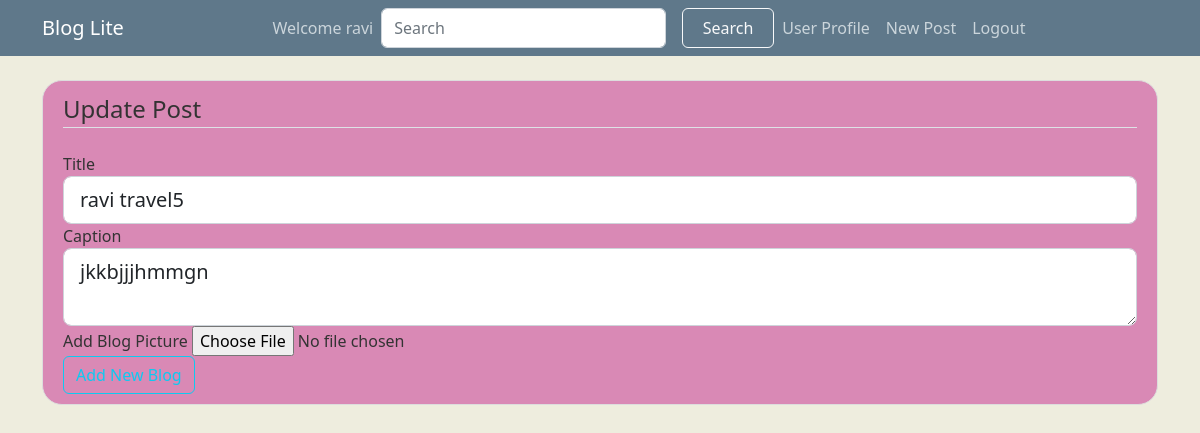
Page /post/1/update (signed in) on the earlier database version.
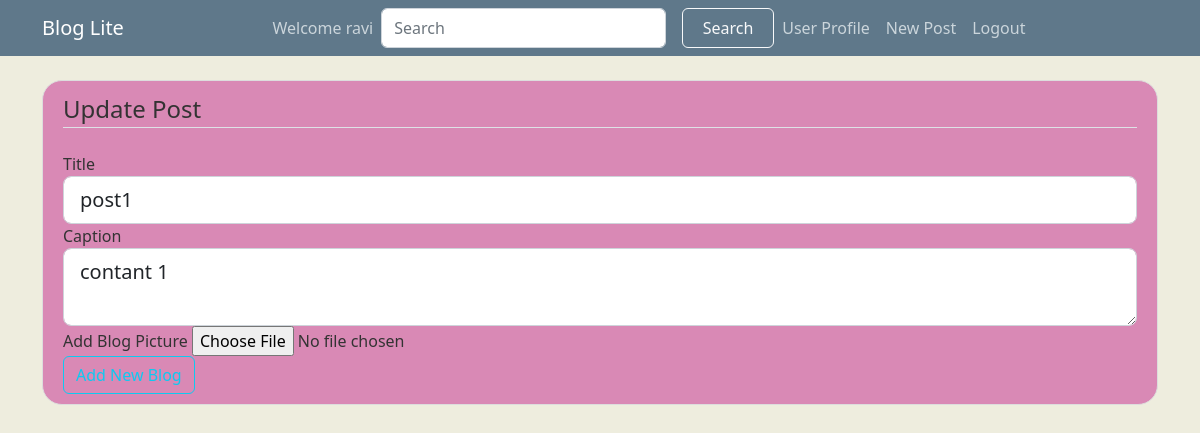
Same page on the later database version.
### flaskblog/models.py (models this page shows, shortened)
class Post(db.Model):
    id = db.Column(db.Integer, primary_key=True)
    title = db.Column(db.String(100), nullable=False)
    post_image = db.Column(db.String(20),nullable=False,default='default_post.jpg')
    date_posted = db.Column(db.DateTime, nullable=False, default=datetime.utcnow)
    content = db.Column(db.Text, nullable=False)
    user_id = db.Column(db.Integer, db.ForeignKey('user.id'), nullable=False)
    likes = db.relationship('Like',       backref='post')

### flaskblog/routes.py (the view)
@app.route("/post/<int:post_id>/update", methods=['GET', 'POST'])
@login_required
def update_post(post_id):
    post = Post.query.get_or_404(post_id)
    if post.author != current_user:
        abort(403)        # import the about() function from flask library.
    form = PostForm()
    if form.validate_on_submit():
        if form.post_image.data:
            picture_file = save_post_picture(form.post_image.data)
            post.post_image = picture_file
        post.title = form.title.data
        post.content = form.content.data
        db.session.commit()
        flash('Your post has been updated!', 'success')
        return redirect(url_for('post', post_id=post.id))
    elif request.method == 'GET':
        form.title.data = post.title
        form.content.data = post.content
        form.post_image.data = post.post_image
    return render_template('create_post.html', title='Update Post',
                           form=form, legend='Update Post')

### flaskblog/forms.py
class PostForm(FlaskForm):
    title = StringField("Title" ,   validators=[DataRequired()])
    post_image =  FileField("Add Blog Picture",  validators=[FileAllowed(['jpg','jpeg', 'png'])])
    content = TextAreaField("Caption" , validators= [DataRequired()])
    submit= SubmitField("Add New Blog")

### flaskblog/models.py (called while the page is built)
@login_manager.user_loader
def load_user(user_id):
    return User.query.get(int(user_id))

### flaskblog/templates/create_post.html (shortened to what this page needs)
{% extends "layout.html" %}
{% block content %}
<div class="content-section">
    <form action="" method="POST" enctype="multipart/form-data">
        <fieldset class="form-group">
            <legend class="border-bottom mb-4">{{ legend }}</legend>
            <div class="form-group">
                {{ form.title.label(class="form-control-label") }}
                {% if form.title.errors %}
                {{ form.title(class="form-control form-control-lg is-invalid") }}
                <div class="invalid-feedback">
                    {% for error in form.title.errors %}
                    <span>{{error}}</span>
                    {% endfor %}
                </div>
                {% else %}
                {{ form.title(class="form-control form-control-lg") }}
                {% endif %}
            </div>
            <div class="form-group">
                {{ form.content.label(class="form-control-label") }}
                {% if form.content.errors %}
                {{ form.content(class="form-control form-control-lg is-invalid") }}
                <div class="invalid-feedback">
                    {% for error in form.content.errors %}
                    <span>{{error}}</span>
                    {% endfor %}
                </div>
                {% else %}
                {{ form.content(class="form-control form-control-lg") }}
                {% endif %}
            </div>
            <div class="form-group">
                {{ form.post_image.label() }}
                {{ form.post_image(class="form-control-file") }}
            </div>
        </fieldset>
        <div class="form-group">
            {{ form.submit(class="btn btn-outline-info")}}
        </div>
    </form>
</div>
{% endblock content %}

Differences in the rows shown:
changed Post: title "ravi travel5" → "post1"; content "jkkbjjjhmmgn" → "contant 1"
